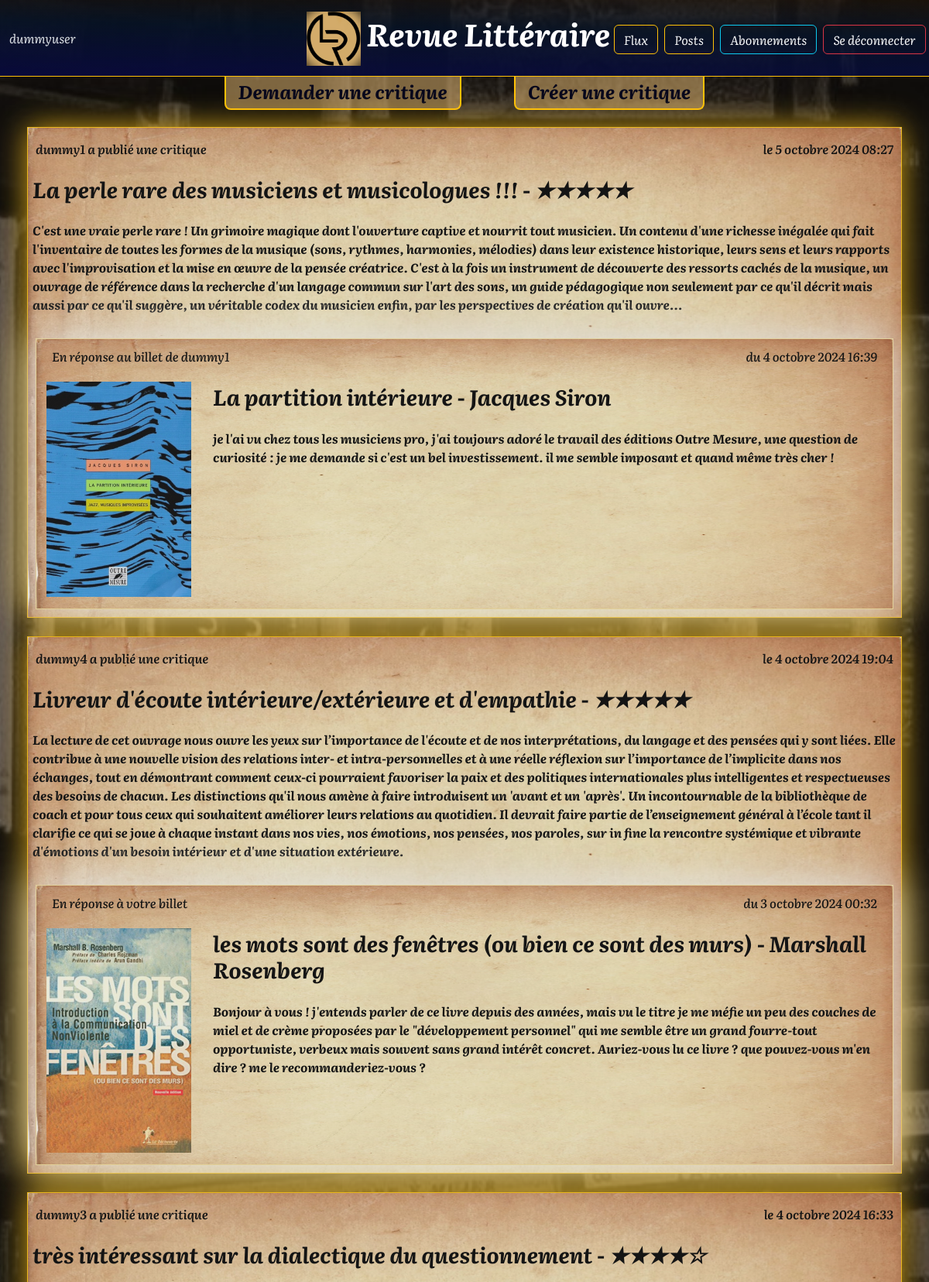
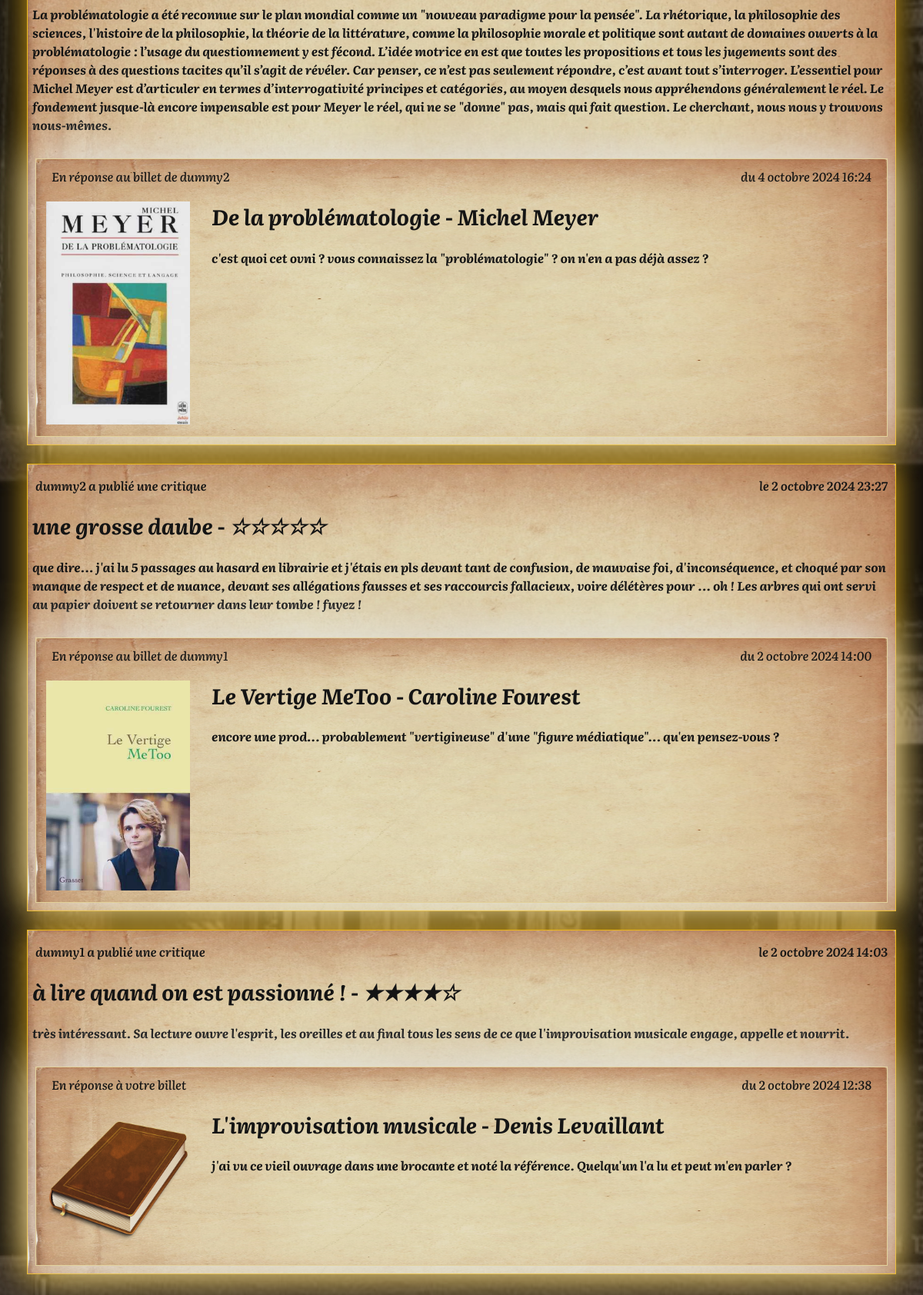
The app's page /flux/ (signed in) with its own data (2 pictures, top to bottom).
### authentication/models.py (models this page shows)
class CustomUser(AbstractUser):
    email = models.EmailField(unique=True)

### blog/models.py (models this page shows, shortened)
class Review(models.Model):
    ticket = models.ForeignKey(to=Ticket, on_delete=models.CASCADE)
    rating = models.PositiveSmallIntegerField(
        validators=[MinValueValidator(0), MaxValueValidator(5)])
    headline = models.CharField(max_length=128)
    body = models.TextField(max_length=2048, blank=True)
    user = models.ForeignKey(to=settings.AUTH_USER_MODEL, on_delete=models.CASCADE)
    time_created = models.DateTimeField(auto_now_add=True)
    class Meta:
        verbose_name = 'Critique'
        verbose_name_plural = 'Toutes les critiques'
        ordering = ['time_created']

class Ticket(models.Model):
    title = models.CharField(max_length=128, verbose_name="Titre")  # Titre du livre ou article
    description = models.TextField(max_length=1024, verbose_name="Description", blank=True)  # Description ou résumé de la demande de critique
    time_created = models.DateTimeField(auto_now_add=True, verbose_name="Date de création") # Date de création/publication
    user = models.ForeignKey(to=settings.AUTH_USER_MODEL, on_delete=models.CASCADE) # L'utilisateur qui a créé le billet
    image = models.ImageField(null=True, blank=True, verbose_name="image du billet", default='no_image.png') # image du billet
    IMAGE_MAX_FILE_SIZE = 2 * 1024 * 1024  # Limite de taille : 2 MB
    class Meta:
        verbose_name = 'Billet'
        verbose_name_plural = 'Tous les billets'
        ordering = ['-time_created']

### blog/views.py (the view)
# urls.py: path('flux/', FluxView.as_view(), name='flux'),
class FluxView(LoginRequiredMixin, View):
    def get(self, request):
        user = request.user
        followed_users = UserFollows.objects.filter(user=user).values_list('followed_user', flat=True)
        tickets = Ticket.objects.filter(
            user__in=[user] + list(followed_users)).prefetch_related('review_set')
        reviews = Review.objects.filter(
            ticket__in=tickets).select_related('ticket', 'user')
        reviewed_ticket_ids = {review.ticket.id for review in reviews}  # Set des IDs de tickets avec critiques
        tickets_without_reviews = [
            ticket for ticket in tickets if ticket.id not in reviewed_ticket_ids]
        for ticket in tickets:
            ticket.type = 'ticket'
        for review in reviews:
            review.type = 'review'
            review.star_rating = '★' * review.rating + '☆' * (5 - review.rating)
        flux_items = sorted(
            list(tickets_without_reviews) + list(reviews),
            key=lambda x: x.time_created, reverse=True)
        context = {
            'flux_items': flux_items,  # Liste des tickets
        }
        return render(request, 'blog/flux.html', context)

### blog/templates/blog/flux.html
{% extends 'base.html' %}
{% load django_bootstrap5 %}
{% load static %}
{% block flux %}
<main class="main-content">
    <div class="d-flex justify-content-center text-center gap-md-5 gap-sm-3 gap-xs-0">
        <a href="{% url 'blog:creer_billet' %}" class="critique-link-underheader px-xxl-5 px-md-3 pb-1 px-sm-3 px-xs-0">Demander une critique</a>
        <a href="{% url 'blog:creer_billet-critique' %}" class="critique-link-underheader px-xxl-5 px-md-3 pb-1 px-sm-3 px-xs-0">Créer une critique</a>
    </div>
    <div class="tickets-container">
        {% if flux_items %}
            {% for item in flux_items %}
                {% if item.type == 'ticket' %}
                    {% include 'blog/partials/ticket.html' with ticket=item %}
                {% elif item.type == 'review' %}
                    {% include 'blog/partials/review_flux.html' with review=item %}
                {% endif %}
            {% endfor %}
        {% else %}
            <p>Aucun billet n'est disponible.</p>
        {% endif %}
    </div>
</main>
{% endblock flux %}

### blog/templates/blog/partials/header_connected.html (shortened to what this page needs)
{% load static %}
<header class="literata-900 sticky-top">
    <nav class="navbar header-gradient border-bottom border-warning">
        <div class="container-fluid d-flex align-items-center position-relative">
            <div class="d-none d-sm-flex literata-400 position-absolute start-1"> {{ user.username }} </div>
            <div class="d-flex justify-content-center w-100">
                <a class="navbar-brand fs-1 fw-bold mb-0" href="/">
                    <img src="{% static 'images/LITrevu.png' %}" alt="Logo du site LITReview" width="70" height="70" class="">
                    Revue Littéraire
                </a>
            </div>
            <div class="d-none d-xl-flex position-absolute mt-1 end-0">
                <a class="btn btn-outline-warning text-light literata-400 me-2" href="{% url 'blog:flux' %}">Flux</a>
                <a class="btn btn-outline-warning text-light literata-400 me-2" href="{% url 'blog:mesposts' %}">Posts</a>
                <a class="btn btn-outline-info text-light literata-400 me-2" href="{% url 'blog:mesabonnements' %}">Abonnements</a>
                <a class="btn btn-outline-danger text-light literata-400 me-1" href="{% url 'authentication:logout' %}">Se déconnecter</a>
            </div>
        </div>
    </nav>
</header>

### blog/templates/blog/partials/review_flux.html (shortened to what this page needs)
<div class="critique-box d-flex flex-column mb-4">
    <div class="row literata-600">
        {% if review.user == request.user %}
            <p class="col text-start">Vous avez publié une critique</p>
        {% else %}
            <p class="col text-start">{{ review.user.username }} a publié une critique</p>
        {% endif %}
        <p class="col text-end">le {{ review.time_created }}</p>
    </div>
    <div class="d-flex row gap-4 flex-grow-1">
        <div class="col m-0 m-lg-1 p-lg-1 d-flex flex-column">
            <div class="row">
                <h3 class="col text-start row-gap-2 literata-700 pb-3">{{ review.headline }} - {{ review.star_rating }}</h3>
                <p class="text-start literata-700 flex-grow-1">{{ review.body }}</p>
            </div>
        </div>
    </div>
    <div class="mt-2 billet-box">
        <div class="d-flex flex-column">
            <div class="row literata-500">
                {% if review.ticket.user == request.user %}
                <p class="col text-start">En réponse à votre billet </p>
                {% else %}
                <p class="col text-start">En réponse au billet de {{ review.ticket.user.username }}</p>
                {% endif %}
                <p class="col text-end">du {{ review.ticket.time_created }}</p>
            </div>
            <div class="d-flex row gap-1 row-gap-1 flex-grow-1">
                {% if review.ticket.image %}
                    <img src="{{ review.ticket.image.url }}" class="m-0 me-lg-2 pe-lg-2 image-ticket" alt="Image de {{review.ticket.title}}">
                {% endif %}
                <div class="d-flex flex-column col-sm m-0 m-lg-1 p-lg-1">
                    <h3 class="text-start literata-700 pb-3">{{ review.ticket.title }}</h3>
                    <p class="text-start literata-700 flex-grow-1">{{ review.ticket.description }}</p>
                </div>
            </div>
        </div>
    </div>
</div>

### static/css/style.css (style rules this page uses)
body { font-family: "Literata", serif; font-optical-sizing: auto; font-weight: 400; font-style: italic; position: relative; z-index: 1; }
.literata-900 { font-family: "Literata", serif; font-optical-sizing: auto; font-weight: 900; font-style: italic; }
.literata-700 { font-family: "Literata", serif; font-optical-sizing: auto; font-weight: 700; font-style: italic; }
.literata-600 { font-family: "Literata", serif; font-optical-sizing: auto; font-weight: 600; font-style: italic; }
.literata-500 { font-family: "Literata", serif; font-optical-sizing: auto; font-weight: 500; font-style: italic; }
.literata-400 { font-family: "Literata", serif; font-optical-sizing: auto; font-weight: 400; font-style: italic; }
.literata-300 { font-family: "Literata", serif; font-optical-sizing: auto; font-weight: 300; font-style: italic; }
body::before { content: ""; position: fixed; top: 0; left: 0; right: 0; bottom: 0; background: url("../images/background.jpg") no-repeat center center; background-size: cover; filter: grayscale(55%); z-index: -1; }
.sticky-top { position: -webkit-sticky; position: sticky; top: 0; z-index: 1080; }
.header-gradient { background: linear-gradient(1deg, rgba(9,10,59,1) 0%, rgba(3,22,51,0.6) 60%, rgba(71,43,14,0.2) 100%); width: 100%; }
.main-content { display: flex; flex-direction: column; align-items: center; max-width: 100%; padding: 0px; }
.critique-link-underheader { margin: 0px 10px 2px 10px; padding: 1px 5px 7px 5px; background-color: #d3ab6a91; color: rgb(4, 5, 27); text-decoration: none; border: 2px solid #ffc107; border-top: 0px; border-radius: 0px 0px 8px 8px; font-size: 1.5rem; font-style: italic; font-weight: bold; }
.tickets-container { text-align: center; width: 95%; max-width: 1280px; padding: 5px; margin-top: 5px; }
.critique-box { background-color: rgb(63, 65, 141); color: black; border: 1px solid #ffc107; text-align: center; width: 100%; max-width: 1280px; padding: 15px 10px 10px 10px; margin-top: 10px; background: url("../images/old-book.jpg"); background-size: 100% 120%; filter: grayscale(10%); filter: drop-shadow(0px 0px 20px #ffc107e5) invert(8%); }
.billet-box { color: black; border: 1px solid #f5e0a2; text-align: center; width: 100%; max-width: 1280px; padding: 10px 20px 10px 20px; margin-top: 15px; background: url("../images/old-book2.jpg"); background-size: 100% 110%; filter: drop-shadow(0px -4px 30px whitesmoke); }
.image-ticket { max-width: 200px; max-height: 300px; padding: 5px 20px 5px 5px; }

### records on screen
CustomUser: username "dummyuser"
Review: user.username "dummy1", time_created "5 octobre 2024 08:27", headline "La perle rare des musiciens et musicologues !!!", star_rating "★★★★★", body "C'est une vraie perle rare ! Un grimoire magique dont l'ouverture captive et nourrit tout musicien. Un contenu d'une richesse inégalée qui fait l'inventaire de toutes les formes de la musique (sons, rythmes, harmonies, mélodies) dans leur existence historique, leurs sens et leurs rapports avec l'improvisation et la mise en œuvre de la pensée créatrice. C'est à la fois un instrument de découverte des ressorts cachés de la musique, un ouvrage de référence dans la recherche d'un langage commun sur l'art des sons, un guide pédagogique non seulement par ce qu'il décrit mais aussi par ce qu'il suggère, un véritable codex du musicien enfin, par les perspectives de création qu'il ouvre...", ticket.user.username "dummy1", ticket.time_created "4 octobre 2024 16:39", ticket.image (picture), ticket "La partition intérieure - Jacques Siron", ticket.description "je l'ai vu chez tous les musiciens pro, j'ai toujours adoré le travail des éditions Outre Mesure, une question de curiosité : je me demande si c'est un bel investissement. il me semble imposant et quand même très cher !"
Review: user.username "dummy4", time_created "4 octobre 2024 19:04", headline "Livreur d'écoute intérieure/extérieure et d'empathie", star_rating "★★★★★", body "La lecture de cet ouvrage nous ouvre les yeux sur l’importance de l'écoute et de nos interprétations, du langage et des pensées qui y sont liées. Elle contribue à une nouvelle vision des relations inter- et intra-personnelles et à une réelle réflexion sur l’importance de l’implicite dans nos échanges, tout en démontrant comment ceux-ci pourraient favoriser la paix et des politiques internationales plus intelligentes et respectueuses des besoins de chacun. Les distinctions qu'il nous amène à faire introduisent un 'avant et un 'après'. Un incontournable de la bibliothèque de coach et pour tous ceux qui souhaitent améliorer leurs relations au quotidien. Il devrait faire partie de…", shows "En réponse à votre billet", ticket.time_created "3 octobre 2024 00:32", ticket.image (picture), ticket "les mots sont des fenêtres (ou bien ce sont des murs) - Marshall Rosenberg", ticket.description "Bonjour à vous ! j'entends parler de ce livre depuis des années, mais vu le titre je me méfie un peu des couches de miel et de crème proposées par le \"développement personnel\" qui me semble être un grand fourre-tout opportuniste, verbeux mais souvent sans grand intérêt concret. Auriez-vous lu ce livre ? que pouvez-vous m'en dire ? me le recommanderiez-vous ?"
Review: user.username "dummy3", time_created "4 octobre 2024 16:33", headline "très intéressant sur la dialectique du questionnement", star_rating "★★★★☆", body "La problématologie a été reconnue sur le plan mondial comme un \"nouveau paradigme pour la pensée\". La rhétorique, la philosophie des sciences, l'histoire de la philosophie, la théorie de la littérature, comme la philosophie morale et politique sont autant de domaines ouverts à la problématologie : l’usage du questionnement y est fécond. L’idée motrice en est que toutes les propositions et tous les jugements sont des réponses à des questions tacites qu’il s’agit de révéler. Car penser, ce n’est pas seulement répondre, c’est avant tout s’interroger. L’essentiel pour Michel Meyer est d’articuler en termes d’interrogativité principes et catégories, au moyen desquels nous appréhendons…", ticket.user.username "dummy2", ticket.time_created "4 octobre 2024 16:24", ticket.image (picture), ticket "De la problématologie - Michel Meyer", ticket.description "c'est quoi cet ovni ? vous connaissez la \"problématologie\" ? on n'en a pas déjà assez ?"
Review: user.username "dummy2", time_created "2 octobre 2024 23:27", headline "une grosse daube", star_rating "☆☆☆☆☆", body "que dire... j'ai lu 5 passages au hasard en librairie et j'étais en pls devant tant de confusion, de mauvaise foi, d'inconséquence, et choqué par son manque de respect et de nuance, devant ses allégations fausses et ses raccourcis fallacieux, voire délétères pour ... oh ! Les arbres qui ont servi au papier doivent se retourner dans leur tombe ! fuyez !", ticket.user.username "dummy1", ticket.time_created "2 octobre 2024 14:00", ticket.image (picture), ticket "Le Vertige MeToo - Caroline Fourest", ticket.description "encore une prod... probablement \"vertigineuse\" d'une \"figure médiatique\"... qu'en pensez-vous ?"
Review: user.username "dummy1", time_created "2 octobre 2024 14:03", headline "à lire quand on est passionné !", star_rating "★★★★☆", body "très intéressant. Sa lecture ouvre l'esprit, les oreilles et au final tous les sens de ce que l'improvisation musicale engage, appelle et nourrit.", shows "En réponse à votre billet", ticket.time_created "2 octobre 2024 12:38", ticket.image (placeholder picture), ticket "L'improvisation musicale - Denis Levaillant", ticket.description "j'ai vu ce vieil ouvrage dans une brocante et noté la référence. Quelqu'un l'a lu et peut m'en parler ?"
